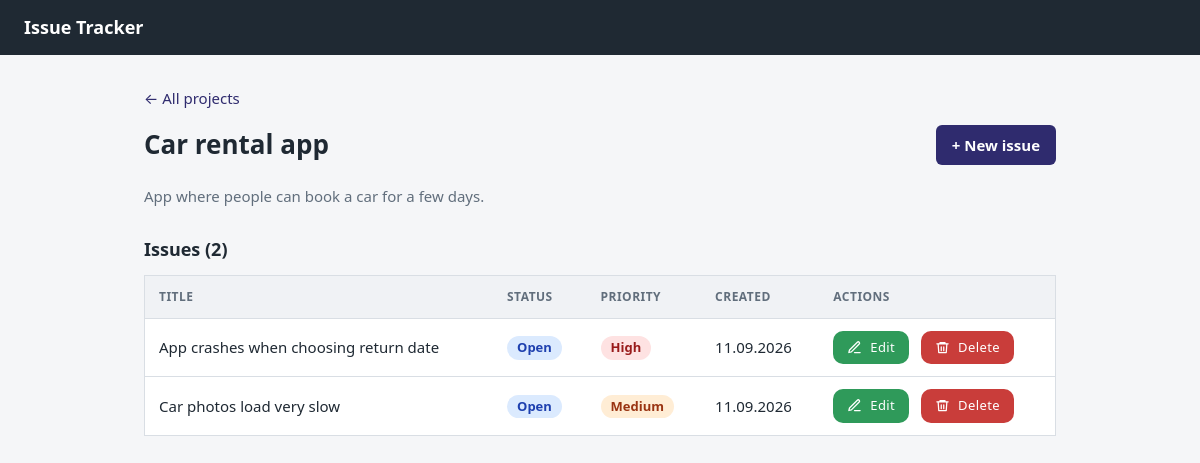
The page /project_view.php?id=2 on the database its author committed.
### tables this page shows
CREATE TABLE projects (
    id          INT UNSIGNED  NOT NULL AUTO_INCREMENT,
    name        VARCHAR(100)  NOT NULL,
    description TEXT          NULL,
    created_at  TIMESTAMP     NOT NULL DEFAULT CURRENT_TIMESTAMP,
    updated_at  TIMESTAMP     NOT NULL DEFAULT CURRENT_TIMESTAMP ON UPDATE CURRENT_TIMESTAMP,
    PRIMARY KEY (id)
);

CREATE TABLE issues (
    id          INT UNSIGNED  NOT NULL AUTO_INCREMENT,
    project_id  INT UNSIGNED  NOT NULL,
    title       VARCHAR(150)  NOT NULL,
    description TEXT          NULL,
    status      ENUM('open', 'in_progress', 'done') NOT NULL DEFAULT 'open',
    priority    ENUM('low', 'medium', 'high')       NOT NULL DEFAULT 'medium',
    created_at  TIMESTAMP     NOT NULL DEFAULT CURRENT_TIMESTAMP,
    updated_at  TIMESTAMP     NOT NULL DEFAULT CURRENT_TIMESTAMP ON UPDATE CURRENT_TIMESTAMP,
    PRIMARY KEY (id),
    CONSTRAINT fk_issues_project
        FOREIGN KEY (project_id) REFERENCES projects (id)
        ON DELETE CASCADE
);

### src/db.php (called while the page is built)
<?php
function db(): PDO
{
    static $pdo = null;
    if ($pdo === null) {
        $dsn = sprintf(
            'mysql:host=%s;port=%s;dbname=%s;charset=utf8mb4',
            getenv('DB_HOST'),
            getenv('DB_PORT'),
            getenv('DB_DATABASE')
        );
        $pdo = new PDO($dsn, getenv('DB_USERNAME'), getenv('DB_PASSWORD'), [
            PDO::ATTR_ERRMODE            => PDO::ERRMODE_EXCEPTION,
            PDO::ATTR_DEFAULT_FETCH_MODE => PDO::FETCH_ASSOC,
            PDO::ATTR_EMULATE_PREPARES   => false,
        ]);
    }
    return $pdo;
}

### src/helpers.php (called while the page is built, shortened)
<?php
function e(?string $value): string
{
    return htmlspecialchars($value ?? '', ENT_QUOTES, 'UTF-8');
}

### public/project_view.php (the view, shortened to what this page needs)
<?php
require __DIR__ . '/../src/db.php';
require __DIR__ . '/../src/helpers.php';
require __DIR__ . '/../src/layout.php';
$id = filter_var($_GET['id'] ?? null, FILTER_VALIDATE_INT, ['options' => ['min_range' => 1]]);
$stmt = db()->prepare('SELECT id, name, description FROM projects WHERE id = :id');
$stmt->execute(['id' => $id]);
$project = $stmt->fetch();
$stmt = db()->prepare(
    "SELECT id, title, status, priority, created_at
     FROM issues
     WHERE project_id = :project_id
     ORDER BY FIELD(status, 'open', 'in_progress', 'done'),
              FIELD(priority, 'high', 'medium', 'low'),
              created_at DESC"
);
$stmt->execute(['project_id' => $id]);
$issues = $stmt->fetchAll();
?>
<p><a href="/">&larr; All projects</a></p>
<div class="page-title">
    <h1><?= e($project['name']) ?></h1>
    <a href="/issue_form.php?project_id=<?= (int) $project['id'] ?>" class="button">+ New issue</a>
</div>
<?php if ($project['description'] !== null): ?>
    <p class="description"><?= nl2br(e($project['description'])) ?></p>
<?php endif; ?>
<h2>Issues (<?= count($issues) ?>)</h2>
<?php if (count($issues) === 0): ?>
    <p class="empty">No issues yet.</p>
<?php else: ?>
    <table>
        <thead>
            <tr>
                <th>Title</th>
                <th>Status</th>
                <th>Priority</th>
                <th>Created</th>
                <th>Actions</th>
            </tr>
        </thead>
        <tbody>
        <?php foreach ($issues as $issue): ?>
            <tr>
                <td><?= e($issue['title']) ?></td>
                <td><span class="badge status-<?= e($issue['status']) ?>"><?= e(ISSUE_STATUSES[$issue['status']]) ?></span></td>
                <td><span class="badge priority-<?= e($issue['priority']) ?>"><?= e(ISSUE_PRIORITIES[$issue['priority']]) ?></span></td>
                <td><?= e(date('d.m.Y', strtotime($issue['created_at']))) ?></td>
                <td class="actions">
                    <a href="/issue_form.php?id=<?= (int) $issue['id'] ?>">Edit</a>
                    <form method="post" action="/issue_delete.php"
                          onsubmit="return confirm('Delete this issue?');">
                        <button type="submit">Delete</button>
                    </form>
                </td>
            </tr>
        <?php endforeach; ?>
        </tbody>
    </table>
<?php endif; ?>

### public/style.css (style rules this page uses)
:root { --bg: #f5f6f8; --surface: #ffffff; --text: #1f2933; --muted: #616e7c; --border: #d9dee4; --primary: #2f2b6e; --primary-dark: #221f55; --danger: #dc2626; --radius: 6px; }
* { box-sizing: border-box; }
body { margin: 0; font-family: system-ui, -apple-system, "Segoe UI", Roboto, sans-serif; font-size: 15px; line-height: 1.5; color: var(--text); background: var(--bg); }
a { color: var(--primary); text-decoration: none; }
h1 { margin: 0 0 20px; font-size: 26px; }
h2 { margin: 28px 0 12px; font-size: 18px; }
.page-title { display: flex; justify-content: space-between; align-items: center; flex-wrap: wrap; gap: 16px; margin-bottom: 20px; }
.page-title h1 { margin: 0; }
.description { color: var(--muted); margin-top: 0; }
.button, button { display: inline-block; padding: 9px 16px; font: inherit; font-weight: 600; color: #fff; background: var(--primary); border: none; border-radius: var(--radius); cursor: pointer; }
table { width: 100%; border-collapse: collapse; background: var(--surface); border: 1px solid var(--border); }
th, td { padding: 12px 14px; text-align: left; vertical-align: middle; border-bottom: 1px solid var(--border); }
th { font-size: 12px; text-transform: uppercase; letter-spacing: 0.04em; color: var(--muted); background: #f0f2f5; }
.actions { white-space: nowrap; }
.actions form { display: inline-flex; margin-left: 8px; }
.actions a, .actions button { display: inline-flex; align-items: center; gap: 8px; padding: 7px 14px; font-size: 13px; font-weight: 500; letter-spacing: 0.03em; color: #fff; border: none; border-radius: 10px; cursor: pointer; transition: background 0.15s, transform 0.15s, box-shadow 0.15s; }
.actions a::before, .actions button::before { content: ""; width: 15px; height: 15px; background-color: currentColor; -webkit-mask: var(--icon) center / contain no-repeat; mask: var(--icon) center / contain no-repeat; }
.actions a { background: #2f9a5a; }
.actions button { background: #c93d3a; }
.badge { display: inline-block; padding: 2px 10px; font-size: 13px; font-weight: 600; border-radius: 999px; }
.status-open { background: #dbeafe; color: #1e40af; }
.priority-high { background: #fee2e2; color: #991b1b; }
.priority-medium { background: #ffedd5; color: #9a3412; }

### rows shown on the page
projects: name "Car rental app", description "App where people can book a car for a few days."
issues: title "App crashes when choosing return date", status "Open", priority "High", created_at "11.09.2026"
issues: title "Car photos load very slow", status "Open", priority "Medium", created_at "11.09.2026"

### other values the page prints
count($issues) "2"
